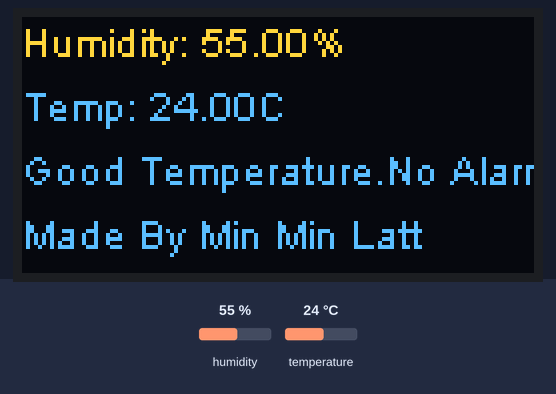
Recording of a sketch running on a simulated ESP8266 (NodeMCU). Shown: 128×64 one-colour display. Inputs (shaded band) come from the test bench; at power-on: temperature 24 °C, humidity 55 %. The OLED is the two-colour kind (top 16 rows yellow); what the sketch prints to the serial monitor is not drawn.

Above: at 2.8 s.
2.9 s: temperature set to 34 °C
5.6 s: temperature set to 37 °C
At 7.6 s:
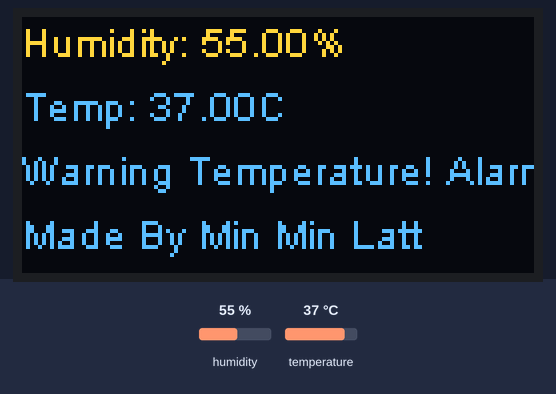
8.3 s: humidity set to 22 %
At 10.9 s:
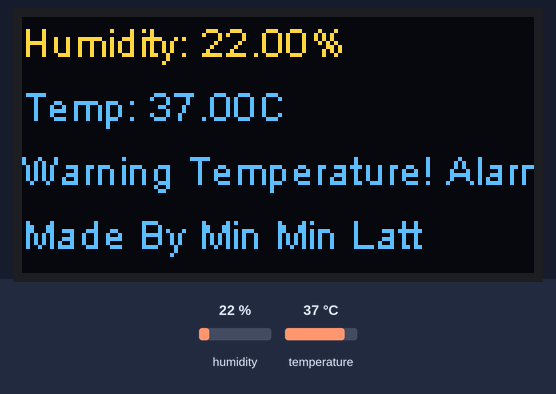
11.7 s: humidity set to 40 %
At 12.6 s:
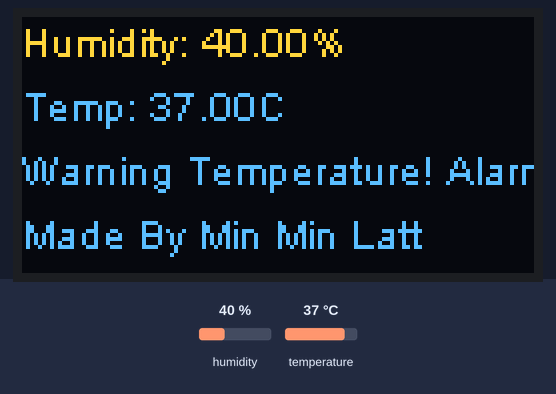
Timing chart, 0 to 14.7 s (numbered marks = the images above; inputs shaded):
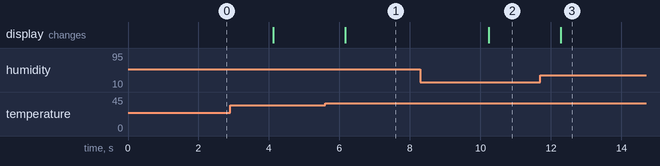

The sketch:

disp.ino
```cpp
#include "SH1106.h"
#include <DHT.h>

#define OLED_RESET  D1   // RESET
#define OLED_DC     D2   // Data/Command
#define OLED_CS     D8   // Chip select
#define DHTPIN 2         // DHT11 OUT
#define DHTTYPE DHT11   // DHT 11

SH1106 display(true, OLED_RESET, OLED_DC, OLED_CS);

DHT dht(DHTPIN, DHTTYPE);

void setup(){
  Serial.begin(9600);
  display.init();
  display.flipScreenVertically();
  display.setFont(ArialMT_Plain_10);
  display.setTextAlignment(TEXT_ALIGN_LEFT);
  dht.begin(); // initialize dht
}
void displayTempHumid(){
  float h = dht.readHumidity();
  float t = dht.readTemperature();
  Serial.println(t);
  // Check if any reads failed and exit early (to try again).
  if (isnan(h) || isnan(t)){
    display.clear(); // clearing the display
    display.drawString(5,0, "Failed DHT");
    return;
  }
  display.clear();
  display.drawString(0, 0, "Humidity: " + String(h) + "%");
  display.drawString(0, 16, "Temp: " + String(t) + "C");
  if (t > 35.0){
    display.drawString(0,32, "Warning Temperature! Alarm Active.");
  }
  else{
    display.drawString(0,32, "Good Temperature.No Alarm.");
  }

  display.drawString(0, 48, "Made By Min Min Latt");
}
void loop(){
  displayTempHumid();
  display.display();
  delay(2000);
}
```

Measured:
- the behaviour switches between 35 and 36 °C on temperature (found by bisection; images 0 and 1)
- after the input at 5.6 s, the display: changes after 0.56 s (image 1)
- after the input at 8.3 s, the display: changes after 1.9 s (image 2)
- after the input at 11.7 s, the display: changes after 0.57 s (image 3)
